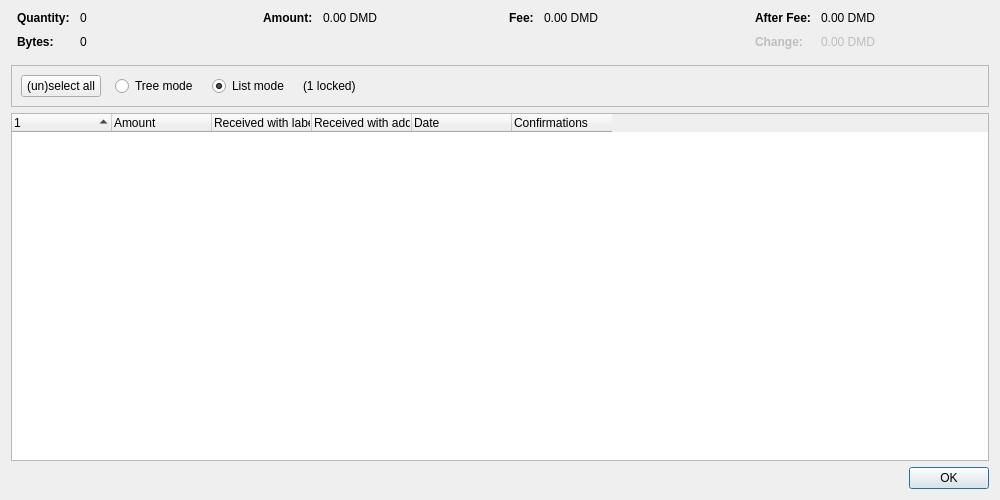
<?xml version="1.0" encoding="UTF-8"?>
<ui version="4.0">
 <class>CoinControlDialog</class>
 <widget class="QDialog" name="CoinControlDialog">
  <property name="geometry">
   <rect>
    <x>0</x>
    <y>0</y>
    <width>1000</width>
    <height>500</height>
   </rect>
  </property>
  <property name="windowTitle">
   <string>Coin Selection</string>
  </property>
  <layout class="QVBoxLayout" name="verticalLayout">
   <item>
    <layout class="QHBoxLayout" name="horizontalLayoutTop" stretch="0,0,0,0">
     <property name="topMargin">
      <number>0</number>
     </property>
     <property name="bottomMargin">
      <number>10</number>
     </property>
     <item>
      <layout class="QFormLayout" name="formLayoutCoinControl1">
       <property name="labelAlignment">
        <set>Qt::AlignLeft|Qt::AlignVCenter</set>
       </property>
       <property name="horizontalSpacing">
        <number>10</number>
       </property>
       <property name="verticalSpacing">
        <number>10</number>
       </property>
       <property name="leftMargin">
        <number>6</number>
       </property>
       <property name="rightMargin">
        <number>6</number>
       </property>
       <item row="0" column="0">
        <widget class="QLabel" name="labelCoinControlQuantityText">
         <property name="font">
          <font>
           <weight>75</weight>
           <bold>true</bold>
          </font>
         </property>
         <property name="text">
          <string>Quantity:</string>
         </property>
        </widget>
       </item>
       <item row="0" column="1">
        <widget class="QLabel" name="labelCoinControlQuantity">
         <property name="cursor">
          <cursorShape>IBeamCursor</cursorShape>
         </property>
         <property name="contextMenuPolicy">
          <enum>Qt::ActionsContextMenu</enum>
         </property>
         <property name="text">
          <string notr="true">0</string>
         </property>
         <property name="textInteractionFlags">
          <set>Qt::LinksAccessibleByMouse|Qt::TextSelectableByKeyboard|Qt::TextSelectableByMouse</set>
         </property>
        </widget>
       </item>
       <item row="1" column="0">
        <widget class="QLabel" name="labelCoinControlBytesText">
         <property name="font">
          <font>
           <weight>75</weight>
           <bold>true</bold>
          </font>
         </property>
         <property name="text">
          <string>Bytes:</string>
         </property>
        </widget>
       </item>
       <item row="1" column="1">
        <widget class="QLabel" name="labelCoinControlBytes">
         <property name="cursor">
          <cursorShape>IBeamCursor</cursorShape>
         </property>
         <property name="contextMenuPolicy">
          <enum>Qt::ActionsContextMenu</enum>
         </property>
         <property name="text">
          <string notr="true">0</string>
         </property>
         <property name="textInteractionFlags">
          <set>Qt::LinksAccessibleByMouse|Qt::TextSelectableByKeyboard|Qt::TextSelectableByMouse</set>
         </property>
        </widget>
       </item>
      </layout>
     </item>
     <item>
      <layout class="QFormLayout" name="formLayoutCoinControl2">
       <property name="horizontalSpacing">
        <number>10</number>
       </property>
       <property name="verticalSpacing">
        <number>10</number>
       </property>
       <property name="leftMargin">
        <number>6</number>
       </property>
       <property name="rightMargin">
        <number>6</number>
       </property>
       <item row="0" column="0">
        <widget class="QLabel" name="labelCoinControlAmountText">
         <property name="font">
          <font>
           <weight>75</weight>
           <bold>true</bold>
          </font>
         </property>
         <property name="text">
          <string>Amount:</string>
         </property>
        </widget>
       </item>
       <item row="0" column="1">
        <widget class="QLabel" name="labelCoinControlAmount">
         <property name="cursor">
          <cursorShape>IBeamCursor</cursorShape>
         </property>
         <property name="contextMenuPolicy">
          <enum>Qt::ActionsContextMenu</enum>
         </property>
         <property name="text">
          <string notr="true">0.00 DMD</string>
         </property>
         <property name="textInteractionFlags">
          <set>Qt::LinksAccessibleByMouse|Qt::TextSelectableByKeyboard|Qt::TextSelectableByMouse</set>
         </property>
        </widget>
       </item>
      </layout>
     </item>
     <item>
      <layout class="QFormLayout" name="formLayoutCoinControl3">
       <property name="horizontalSpacing">
        <number>10</number>
       </property>
       <property name="verticalSpacing">
        <number>10</number>
       </property>
       <property name="leftMargin">
        <number>6</number>
       </property>
       <property name="rightMargin">
        <number>6</number>
       </property>
       <item row="0" column="0">
        <widget class="QLabel" name="labelCoinControlFeeText">
         <property name="font">
          <font>
           <weight>75</weight>
           <bold>true</bold>
          </font>
         </property>
         <property name="text">
          <string>Fee:</string>
         </property>
        </widget>
       </item>
       <item row="0" column="1">
        <widget class="QLabel" name="labelCoinControlFee">
         <property name="cursor">
          <cursorShape>IBeamCursor</cursorShape>
         </property>
         <property name="contextMenuPolicy">
          <enum>Qt::ActionsContextMenu</enum>
         </property>
         <property name="text">
          <string notr="true">0.00 DMD</string>
         </property>
         <property name="textInteractionFlags">
          <set>Qt::LinksAccessibleByMouse|Qt::TextSelectableByKeyboard|Qt::TextSelectableByMouse</set>
         </property>
        </widget>
       </item>
      </layout>
     </item>
     <item>
      <layout class="QFormLayout" name="formLayoutCoinControl4">
       <property name="labelAlignment">
        <set>Qt::AlignLeft|Qt::AlignVCenter</set>
       </property>
       <property name="horizontalSpacing">
        <number>10</number>
       </property>
       <property name="verticalSpacing">
        <number>10</number>
       </property>
       <property name="leftMargin">
        <number>6</number>
       </property>
       <property name="rightMargin">
        <number>6</number>
       </property>
       <item row="0" column="0">
        <widget class="QLabel" name="labelCoinControlAfterFeeText">
         <property name="font">
          <font>
           <weight>75</weight>
           <bold>true</bold>
          </font>
         </property>
         <property name="text">
          <string>After Fee:</string>
         </property>
        </widget>
       </item>
       <item row="0" column="1">
        <widget class="QLabel" name="labelCoinControlAfterFee">
         <property name="cursor">
          <cursorShape>IBeamCursor</cursorShape>
         </property>
         <property name="contextMenuPolicy">
          <enum>Qt::ActionsContextMenu</enum>
         </property>
         <property name="text">
          <string notr="true">0.00 DMD</string>
         </property>
         <property name="textInteractionFlags">
          <set>Qt::LinksAccessibleByMouse|Qt::TextSelectableByKeyboard|Qt::TextSelectableByMouse</set>
         </property>
        </widget>
       </item>
       <item row="1" column="0">
        <widget class="QLabel" name="labelCoinControlChangeText">
         <property name="enabled">
          <bool>false</bool>
         </property>
         <property name="font">
          <font>
           <weight>75</weight>
           <bold>true</bold>
          </font>
         </property>
         <property name="text">
          <string>Change:</string>
         </property>
        </widget>
       </item>
       <item row="1" column="1">
        <widget class="QLabel" name="labelCoinControlChange">
         <property name="enabled">
          <bool>false</bool>
         </property>
         <property name="cursor">
          <cursorShape>IBeamCursor</cursorShape>
         </property>
         <property name="contextMenuPolicy">
          <enum>Qt::ActionsContextMenu</enum>
         </property>
         <property name="text">
          <string notr="true">0.00 DMD</string>
         </property>
         <property name="textInteractionFlags">
          <set>Qt::LinksAccessibleByMouse|Qt::TextSelectableByKeyboard|Qt::TextSelectableByMouse</set>
         </property>
        </widget>
       </item>
      </layout>
     </item>
    </layout>
   </item>
   <item>
    <widget class="QFrame" name="frame">
     <property name="minimumSize">
      <size>
       <width>0</width>
       <height>40</height>
      </size>
     </property>
     <property name="frameShape">
      <enum>QFrame::StyledPanel</enum>
     </property>
     <property name="frameShadow">
      <enum>QFrame::Sunken</enum>
     </property>
     <layout class="QHBoxLayout" name="horizontalLayout">
      <item>
       <layout class="QHBoxLayout" name="horizontalLayoutPanel" stretch="0,0,0,0,0">
        <property name="spacing">
         <number>14</number>
        </property>
        <item>
         <widget class="QPushButton" name="pushButtonSelectAll">
          <property name="sizePolicy">
           <sizepolicy hsizetype="Maximum" vsizetype="Fixed">
            <horstretch>0</horstretch>
            <verstretch>0</verstretch>
           </sizepolicy>
          </property>
          <property name="text">
           <string>(un)select all</string>
          </property>
          <property name="autoDefault">
           <bool>false</bool>
          </property>
         </widget>
        </item>
        <item>
         <widget class="QRadioButton" name="radioTreeMode">
          <property name="sizePolicy">
           <sizepolicy hsizetype="Maximum" vsizetype="Fixed">
            <horstretch>0</horstretch>
            <verstretch>0</verstretch>
           </sizepolicy>
          </property>
          <property name="text">
           <string>Tree mode</string>
          </property>
         </widget>
        </item>
        <item>
         <widget class="QRadioButton" name="radioListMode">
          <property name="sizePolicy">
           <sizepolicy hsizetype="Maximum" vsizetype="Fixed">
            <horstretch>0</horstretch>
            <verstretch>0</verstretch>
           </sizepolicy>
          </property>
          <property name="text">
           <string>List mode</string>
          </property>
          <property name="checked">
           <bool>true</bool>
          </property>
         </widget>
        </item>
        <item>
         <widget class="QLabel" name="labelLocked">
          <property name="text">
           <string notr="true">(1 locked)</string>
          </property>
         </widget>
        </item>
        <item>
         <spacer name="horizontalSpacer">
          <property name="orientation">
           <enum>Qt::Horizontal</enum>
          </property>
          <property name="sizeHint" stdset="0">
           <size>
            <width>40</width>
            <height>20</height>
           </size>
          </property>
         </spacer>
        </item>
       </layout>
      </item>
     </layout>
    </widget>
   </item>
   <item>
    <widget class="CoinControlTreeWidget" name="treeWidget">
     <property name="contextMenuPolicy">
      <enum>Qt::CustomContextMenu</enum>
     </property>
     <property name="sortingEnabled">
      <bool>false</bool>
     </property>
     <property name="columnCount">
      <number>6</number>
     </property>
     <attribute name="headerShowSortIndicator" stdset="0">
      <bool>true</bool>
     </attribute>
     <attribute name="headerStretchLastSection">
      <bool>false</bool>
     </attribute>
     <column>
      <property name="text">
       <string/>
      </property>
     </column>
     <column>
      <property name="text">
       <string>Amount</string>
      </property>
     </column>
     <column>
      <property name="text">
       <string>Received with label</string>
      </property>
     </column>
     <column>
      <property name="text">
       <string>Received with address</string>
      </property>
     </column>
     <column>
      <property name="text">
       <string>Date</string>
      </property>
     </column>
     <column>
      <property name="text">
       <string>Confirmations</string>
      </property>
      <property name="toolTip">
       <string>Confirmed</string>
      </property>
     </column>
     <column>
      <property name="text">
       <string/>
      </property>
     </column>
     <column>
      <property name="text">
       <string/>
      </property>
     </column>
     <column>
      <property name="text">
       <string/>
      </property>
     </column>
     <column>
      <property name="text">
       <string/>
      </property>
     </column>
    </widget>
   </item>
   <item>
    <widget class="QDialogButtonBox" name="buttonBox">
     <property name="orientation">
      <enum>Qt::Horizontal</enum>
     </property>
     <property name="standardButtons">
      <set>QDialogButtonBox::Ok</set>
     </property>
    </widget>
   </item>
  </layout>
 </widget>
 <customwidgets>
  <customwidget>
   <class>CoinControlTreeWidget</class>
   <extends>QTreeWidget</extends>
   <header>qt/coincontroltreewidget.h</header>
  </customwidget>
 </customwidgets>
 <resources/>
 <connections/>
</ui>
